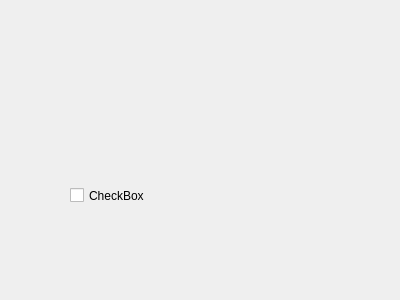
<?xml version="1.0" encoding="UTF-8"?>
<ui version="4.0">
 <class>Clock</class>
 <widget class="QWidget" name="Clock">
  <property name="geometry">
   <rect>
    <x>0</x>
    <y>0</y>
    <width>400</width>
    <height>300</height>
   </rect>
  </property>
  <property name="windowTitle">
   <string>Form</string>
  </property>
  <widget class="QCheckBox" name="checkBox">
   <property name="geometry">
    <rect>
     <x>70</x>
     <y>150</y>
     <width>241</width>
     <height>91</height>
    </rect>
   </property>
   <property name="text">
    <string>CheckBox</string>
   </property>
  </widget>
 </widget>
 <resources/>
 <connections/>
</ui>
